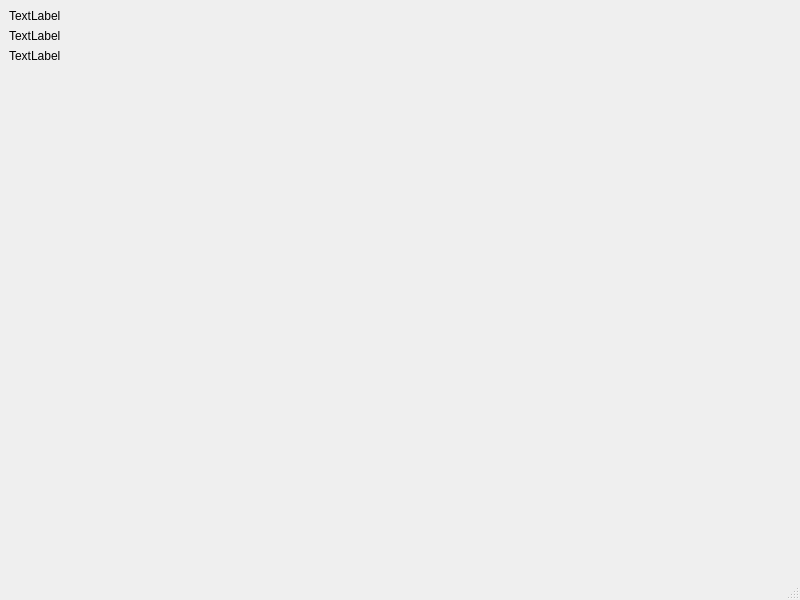
<?xml version="1.0" encoding="UTF-8"?>
<ui version="4.0">
 <class>MainWindow</class>
 <widget class="QMainWindow" name="MainWindow">
  <property name="geometry">
   <rect>
    <x>0</x>
    <y>0</y>
    <width>800</width>
    <height>600</height>
   </rect>
  </property>
  <property name="windowTitle">
   <string>MainWindow</string>
  </property>
  <widget class="QWidget" name="centralwidget">
   <layout class="QGridLayout" name="gridLayout">
    <item row="3" column="0">
     <layout class="QVBoxLayout" name="storageLayout"/>
    </item>
    <item row="1" column="0">
     <widget class="QLabel" name="gpuTempLabel">
      <property name="text">
       <string>TextLabel</string>
      </property>
     </widget>
    </item>
    <item row="4" column="0">
     <spacer name="verticalSpacer">
      <property name="orientation">
       <enum>Qt::Orientation::Vertical</enum>
      </property>
      <property name="sizeHint" stdset="0">
       <size>
        <width>20</width>
        <height>40</height>
       </size>
      </property>
     </spacer>
    </item>
    <item row="2" column="0">
     <widget class="QLabel" name="tempLabel">
      <property name="text">
       <string>TextLabel</string>
      </property>
     </widget>
    </item>
    <item row="0" column="0">
     <widget class="QLabel" name="motherboardTempLabel">
      <property name="text">
       <string>TextLabel</string>
      </property>
     </widget>
    </item>
   </layout>
  </widget>
  <widget class="QMenuBar" name="menubar">
   <property name="geometry">
    <rect>
     <x>0</x>
     <y>0</y>
     <width>800</width>
     <height>21</height>
    </rect>
   </property>
  </widget>
  <widget class="QStatusBar" name="statusbar"/>
 </widget>
 <resources/>
 <connections/>
</ui>
